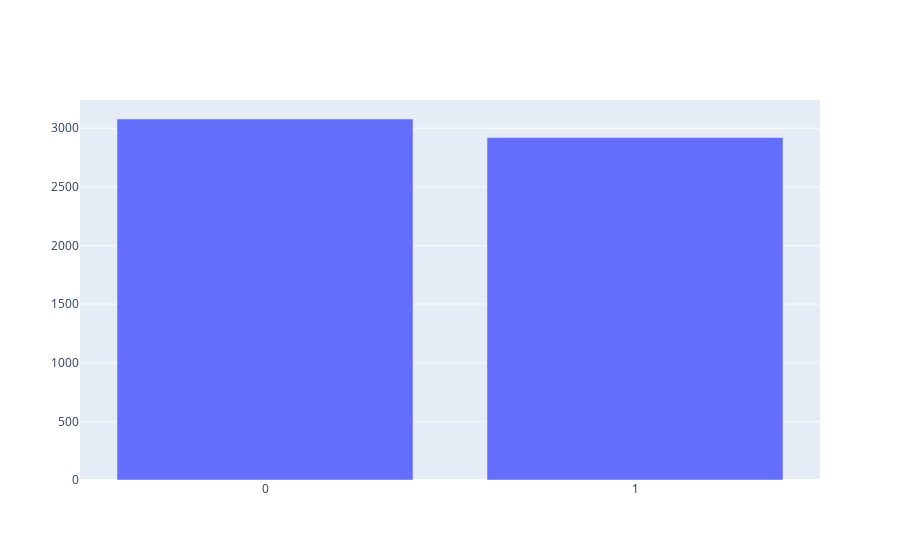

Here is the notebook cell this chart was saved with:
### Markdown cell above
# EDA

### Code cell
fig = go.Figure(
    data = (
        go.Bar(x = [str(i) for i in train['label'].value_counts().keys().tolist()], 
               y = train['label'].value_counts().tolist()
              )
    )
)

fig.show()

### Figure 1 — Plotly figure (JSON) as saved in the notebook; plotly's stock layout.template omitted (floating-point values rounded to 4 significant figures)
{"data": [{"x": ["0", "1"], "y": [3079, 2921], "type": "bar"}], "layout": {"xaxis": {"type": "category", "range": [-0.5, 1.5], "autorange": true}, "yaxis": {"type": "linear", "range": [0, 3241.0], "autorange": true}, "autosize": true}}
